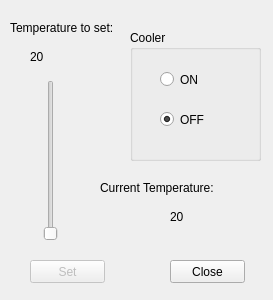
<ui version="4.0" >
 <author></author>
 <comment></comment>
 <exportmacro></exportmacro>
 <class>TemperatureDialogClass</class>
 <widget class="QDialog" name="TemperatureDialogClass" >
  <property name="geometry" >
   <rect>
    <x>0</x>
    <y>0</y>
    <width>273</width>
    <height>300</height>
   </rect>
  </property>
  <property name="windowTitle" >
   <string>Temperature Control</string>
  </property>
  <widget class="QLabel" name="label" >
   <property name="geometry" >
    <rect>
     <x>10</x>
     <y>20</y>
     <width>111</width>
     <height>16</height>
    </rect>
   </property>
   <property name="text" >
    <string>Temperature to set:</string>
   </property>
  </widget>
  <widget class="QGroupBox" name="groupBox" >
   <property name="geometry" >
    <rect>
     <x>130</x>
     <y>30</y>
     <width>131</width>
     <height>131</height>
    </rect>
   </property>
   <property name="title" >
    <string>Cooler</string>
   </property>
   <widget class="QRadioButton" name="radioButtonOn" >
    <property name="geometry" >
     <rect>
      <x>30</x>
      <y>40</y>
      <width>84</width>
      <height>19</height>
     </rect>
    </property>
    <property name="text" >
     <string>ON</string>
    </property>
   </widget>
   <widget class="QRadioButton" name="radioButtonOff" >
    <property name="geometry" >
     <rect>
      <x>30</x>
      <y>80</y>
      <width>84</width>
      <height>19</height>
     </rect>
    </property>
    <property name="text" >
     <string>OFF</string>
    </property>
    <property name="checked" >
     <bool>true</bool>
    </property>
   </widget>
  </widget>
  <widget class="QLabel" name="labelTempToSet" >
   <property name="geometry" >
    <rect>
     <x>30</x>
     <y>50</y>
     <width>47</width>
     <height>14</height>
    </rect>
   </property>
   <property name="text" >
    <string>20</string>
   </property>
  </widget>
  <widget class="QSlider" name="verticalSliderTempToSet" >
   <property name="geometry" >
    <rect>
     <x>40</x>
     <y>80</y>
     <width>21</width>
     <height>161</height>
    </rect>
   </property>
   <property name="orientation" >
    <enum>Qt::Vertical</enum>
   </property>
  </widget>
  <widget class="QPushButton" name="btnSet" >
   <property name="enabled" >
    <bool>false</bool>
   </property>
   <property name="geometry" >
    <rect>
     <x>30</x>
     <y>260</y>
     <width>75</width>
     <height>23</height>
    </rect>
   </property>
   <property name="text" >
    <string>Set</string>
   </property>
  </widget>
  <widget class="QLabel" name="labelCurTemp" >
   <property name="geometry" >
    <rect>
     <x>170</x>
     <y>210</y>
     <width>47</width>
     <height>14</height>
    </rect>
   </property>
   <property name="text" >
    <string>20</string>
   </property>
  </widget>
  <widget class="QPushButton" name="btnClose" >
   <property name="geometry" >
    <rect>
     <x>170</x>
     <y>260</y>
     <width>75</width>
     <height>23</height>
    </rect>
   </property>
   <property name="text" >
    <string>Close</string>
   </property>
  </widget>
  <widget class="QLabel" name="labelTempMsg" >
   <property name="geometry" >
    <rect>
     <x>100</x>
     <y>180</y>
     <width>141</width>
     <height>16</height>
    </rect>
   </property>
   <property name="text" >
    <string>Current Temperature:</string>
   </property>
  </widget>
 </widget>
 <layoutdefault spacing="6" margin="11" />
 <pixmapfunction></pixmapfunction>
 <resources/>
 <connections>
  <connection>
   <sender>verticalSliderTempToSet</sender>
   <signal>valueChanged(int)</signal>
   <receiver>labelTempToSet</receiver>
   <slot>setNum(int)</slot>
   <hints>
    <hint type="sourcelabel" >
     <x>54</x>
     <y>151</y>
    </hint>
    <hint type="destinationlabel" >
     <x>60</x>
     <y>57</y>
    </hint>
   </hints>
  </connection>
  <connection>
   <sender>btnClose</sender>
   <signal>clicked()</signal>
   <receiver>TemperatureDialogClass</receiver>
   <slot>accept()</slot>
   <hints>
    <hint type="sourcelabel" >
     <x>184</x>
     <y>254</y>
    </hint>
    <hint type="destinationlabel" >
     <x>260</x>
     <y>182</y>
    </hint>
   </hints>
  </connection>
 </connections>
</ui>
